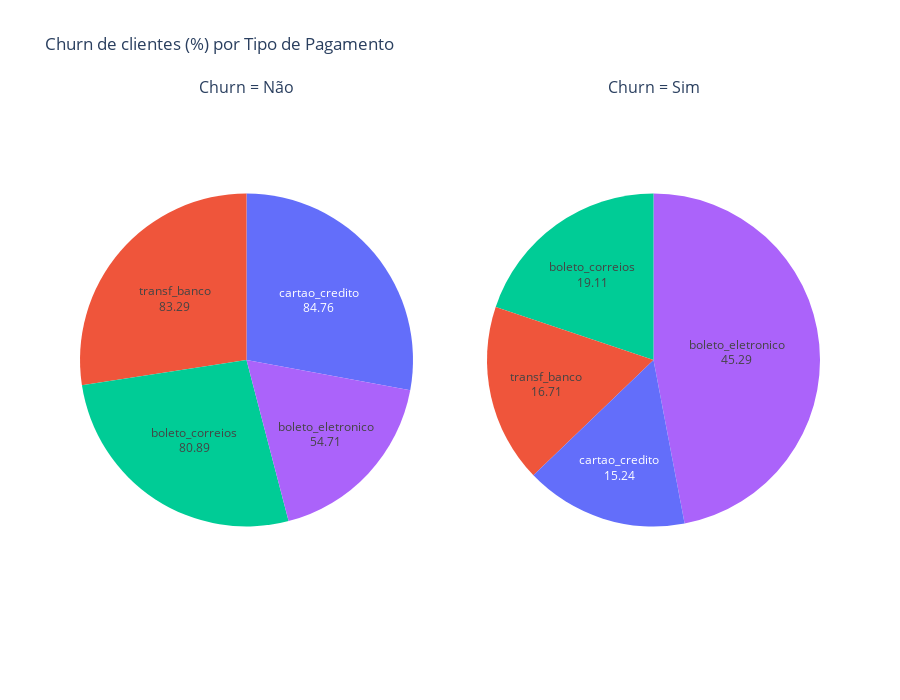

The code cell stored with this chart in its notebook:
### Markdown cell above
### Relação Tipo de Pagamento x Churn

### Code cell
mailed_check =  dataframe_final[dataframe_final['Forma_Pagamento'] == dataframe_final['Forma_Pagamento'].unique()[0]]
boleto_correios = round(mailed_check.Churn.value_counts(normalize = True)*100,2).to_frame(name = 'boleto_correios')
eletronic_check =  dataframe_final[dataframe_final['Forma_Pagamento'] == dataframe_final['Forma_Pagamento'].unique()[1]]
boleto_eletronico = round(eletronic_check.Churn.value_counts(normalize = True)*100,2).to_frame(name = 'boleto_eletronico')
credit_card =  dataframe_final[dataframe_final['Forma_Pagamento'] == dataframe_final['Forma_Pagamento'].unique()[2]]
cartao_credito = round(credit_card.Churn.value_counts(normalize = True)*100,2).to_frame(name = 'cartao_credito')
bank_transfer =  dataframe_final[dataframe_final['Forma_Pagamento'] == dataframe_final['Forma_Pagamento'].unique()[3]]
transf_banco = round(bank_transfer.Churn.value_counts(normalize = True)*100,2).to_frame(name = 'transf_banco')

churn_pagamento = pd.concat([boleto_correios, boleto_eletronico, cartao_credito, transf_banco], axis = 1)
churn_pagamento.index.name = 'Churn'
churn_pagamento.rename(index = {0: 'não', 1: 'sim'}, inplace = True)
churn_pagamento = churn_pagamento.T

fig = make_subplots(rows=1, cols=2, specs = [[{'type': 'domain'}, {'type': 'domain'}]], 
                    subplot_titles=('Churn = Não', 'Churn = Sim'))

labels = churn_pagamento.index

fig.add_trace(go.Pie(labels=labels, values=churn_pagamento['não'], textinfo='label+value', textposition='inside'), 
                                                                                                    row =1, col=1)

fig.add_trace(go.Pie(labels=labels, values=churn_pagamento['sim'], textinfo='label+value', textposition='inside'), 
                                                                                                    row =1, col=2)
              
fig.update_layout(height=700, showlegend=False, title_text = 'Churn de clientes (%) por Tipo de Pagamento')
              
iplot(fig)

### Figure 1 — Plotly figure (JSON) as saved in the notebook; plotly's stock layout.template omitted (floating-point values rounded to 4 significant figures)
{"data": [{"domain": {"x": [0, 0.45], "y": [0, 1]}, "labels": ["boleto_correios", "boleto_eletronico", "cartao_credito", "transf_banco"], "textinfo": "label+value", "textposition": "inside", "type": "pie", "values": [80.89, 54.71, 84.76, 83.29]}, {"domain": {"x": [0.55, 1], "y": [0, 1]}, "labels": ["boleto_correios", "boleto_eletronico", "cartao_credito", "transf_banco"], "textinfo": "label+value", "textposition": "inside", "type": "pie", "values": [19.11, 45.29, 15.24, 16.71]}], "layout": {"annotations": [{"font": {"size": 16}, "showarrow": false, "text": "Churn = Não", "x": 0.225, "xanchor": "center", "xref": "paper", "y": 1, "yanchor": "bottom", "yref": "paper"}, {"font": {"size": 16}, "showarrow": false, "text": "Churn = Sim", "x": 0.775, "xanchor": "center", "xref": "paper", "y": 1, "yanchor": "bottom", "yref": "paper"}], "height": 700, "showlegend": false, "title": {"text": "Churn de clientes (%) por Tipo de Pagamento"}}}
